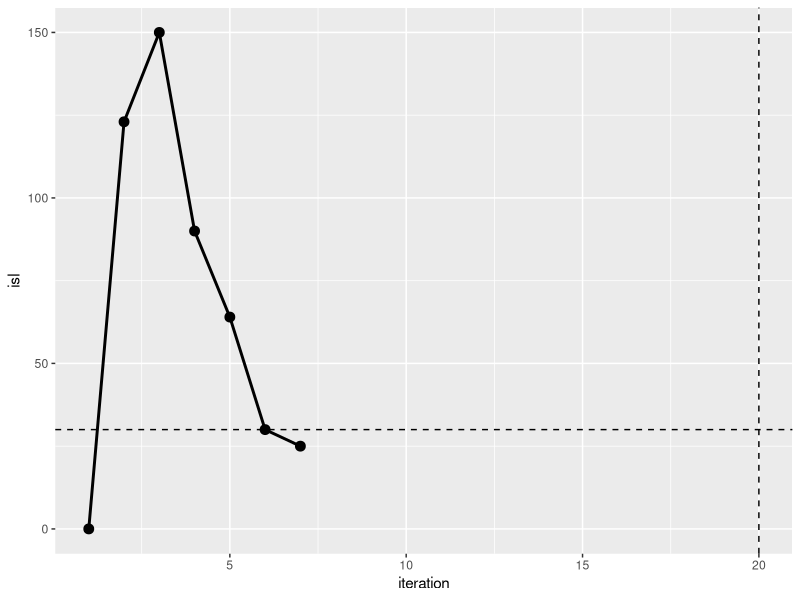

This chart was generated by the following R code:
library(ggplot2)
lis <- c(0,123,150,90,64,30,25)
burnin <- 20
delta <- 30
d <- data.frame(1:length(lis),lis)
names(d) <- c("iteration","isl")
head(d)
a <- ggplot(d,aes(iteration,isl))+geom_line(size=1)+geom_point(shape = 19,size = 3)+xlim(1,burnin)+geom_vline(xintercept = burnin,linetype = "dashed")
a <- a + geom_hline(yintercept = delta, linetype = "dashed")
a
